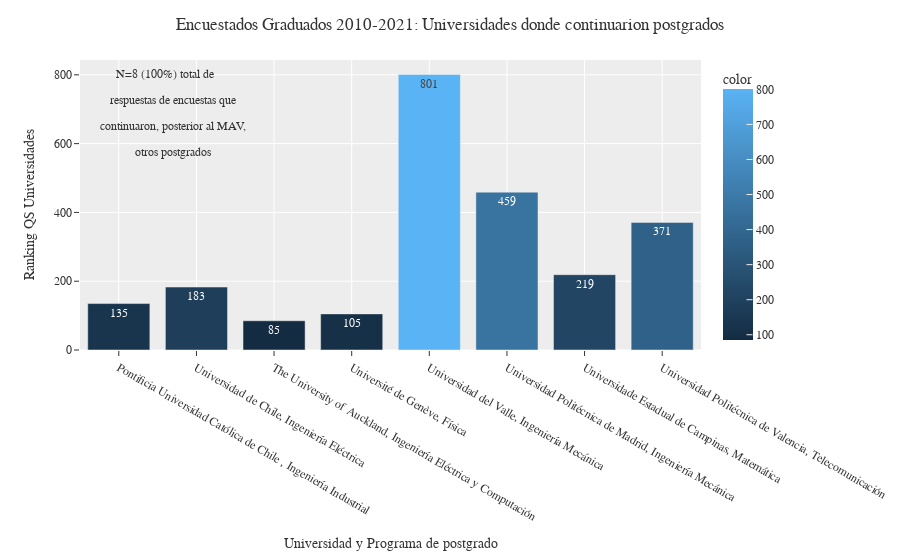

The notebook cell this image was saved under:
### Markdown cell above
### ¿A cuáles <span style="color:#AC1212">*Universidades*</span> fueron a hacer sus postgrados y en qué <span style="color:#AC1212">*áreas*</span>?

### Code cell
path_file_sorted    = 'egresados_mag_doc.xlsx'
ues(path_file_sorted)

### Figure 1 — Plotly figure (JSON) as saved in the notebook; plotly's stock layout.template omitted (floating-point values rounded to 4 significant figures)
{"data": [{"alignmentgroup": "True", "hovertemplate": "x=%{x}<br>y=%{y}<br>color=%{marker.color}<extra></extra>", "legendgroup": "", "marker": {"color": [135, 183, 85, 105, 801, 459, 219, 371], "coloraxis": "coloraxis"}, "name": "", "offsetgroup": "", "orientation": "v", "showlegend": false, "textposition": ["inside", "inside", "inside", "inside", "inside", "inside", "inside", "inside"], "texttemplate": ["135", "183", "85", "105", "801", "459", "219", "371"], "type": "bar", "x": ["Pontificia Universidad Católica de Chile\n, Ingeniería Industrial", "Universidad de Chile, Ingeniería Eléctrica", "The University of Auckland, Ingeniería Eléctrica y Computación", "Université de Genève, Física", "Universidad del Valle, Ingeniería Mecánica", "Universidad Politécnica de Madrid, Ingeniería Mecánica", "Universidade Estadual de Campinas, Matemática", "Universidad Politécnica de Valencia, Telecomunicación"], "xaxis": "x", "y": [135, 183, 85, 105, 801, 459, 219, 371], "yaxis": "y"}], "layout": {"annotations": [{"arrowhead": 1, "showarrow": false, "text": "N=8 (100%) total de", "x": 0.6, "y": 800}, {"arrowhead": 1, "showarrow": false, "text": "respuestas de encuestas que", "x": 0.7, "y": 725}, {"arrowhead": 1, "showarrow": false, "text": "continuaron, posterior al MAV,", "x": 0.7, "y": 650}, {"arrowhead": 1, "showarrow": false, "text": "otros postgrados", "x": 0.7, "y": 575}], "barmode": "relative", "coloraxis": {"colorbar": {"title": {"text": "color"}}, "colorscale": [[0, "rgb(20,44,66)"], [1, "rgb(90,179,244)"]]}, "font": {"family": "Rockwell", "size": 12}, "legend": {"tracegroupgap": 0}, "margin": {"t": 60}, "title": {"text": "Encuestados Graduados 2010-2021: Universidades donde continuarion postgrados"}, "xaxis": {"anchor": "y", "domain": [0, 1], "title": {"text": "Universidad y Programa de postgrado"}}, "yaxis": {"anchor": "x", "domain": [0, 1], "title": {"text": "Ranking QS Universidades"}}}}
